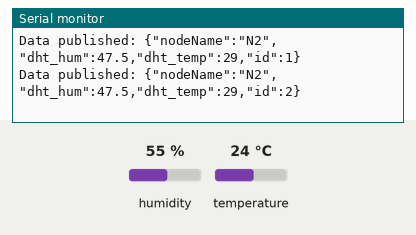
This sketch was run on a simulated ESP32. Shown: the last lines printed to the serial monitor. Inputs (shaded band) come from the test bench; at power-on: humidity 55 %, temperature 24 °C. WiFi joins after 1.5 s; servers stay silent unless stated; no MQTT or app messages arrive unless stated.

Above: at 2.7 s.
2.8 s: humidity set to 22 %
At 3.5 s:
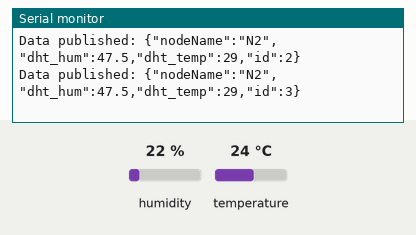
5.5 s: temperature set to 12 °C
At 6.0 s:
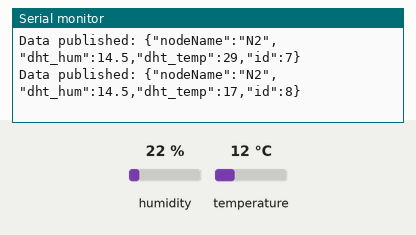
8.2 s: humidity set to 40 %
At 8.6 s:
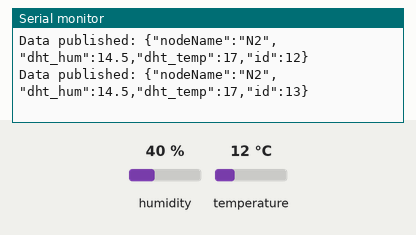
Timing chart, 0 to 11.2 s (numbered marks = the images above; inputs shaded):
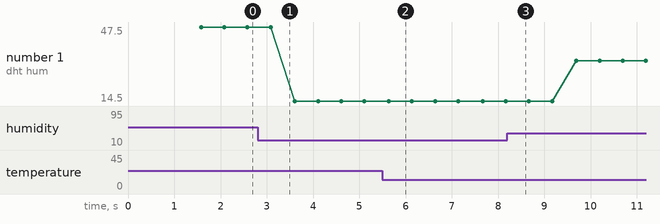

Measured:
- after the input at 5.5 s, the serial monitor: prints a new line after 0.14 s (image 2)
- plotted number 1: 47.5 → 14.5 after the input at 2.8 s, 14.5 → 32.5 after the input at 8.2 s

The sketch:

Lab6_Data_aggregation_system_evaluation.ino
```cpp
#include <WiFi.h>
#include <PubSubClient.h>
#include <DHT.h>
#include <ArduinoJson.h>
/*
  // cd "C:\Program Files\Mosquitto"
  // mosquitto_sub -h 10.93.169.213 -t sensor/nodes
*/
#define PORT 1883
#define SSID  "Jeremy Consolidated"
#define PASSWORD  "HUAJOVP30"
#define MQTT_SERVER "10.93.169.73"

#define DHTPIN 4
#define DHTTYPE DHT11

WiFiClient sensorNode;
DHT dht(DHTPIN, DHTTYPE);
PubSubClient client(sensorNode);

StaticJsonDocument<200> data; //create json object of size 200 bytes

int counter = 0;
const char* topic = "sensor/nodes";
const char* name = "N2";

void connect_wifi(){
  Serial.println("Connecting WiFi...");
  WiFi.begin(SSID, PASSWORD);

  while(WiFi.status() != WL_CONNECTED){
    Serial.print(".");
    delay(100);
  }
  Serial.println("Connected to WiFi.");
}

 // For the sensor nodes
void reconnect_mqtt(){
  client.setServer(MQTT_SERVER, PORT);
  // client.setCallback(callback);
  Serial.println("Connecting MQTT...");

  while(!client.connected()){ //keep trying until connected to mqtt

    if(client.connect("room1")){ //!!!!!!!!!!!!!!!!!!!!!!!!!!!!!!! CHANGE FOR EACH NODE
      Serial.println("MQTT connected.");
    }
    else { //Print status code for reason for failed connection
      Serial.print("failed, rc=");
      Serial.print(client.state());
      Serial.println(" try again");
      delay(500);
    }
  }
}

void DHT11_values(){ //Declare and initialize key:value pairs of sensor data into the json object
  data["nodeName"] = name;
  data["dht_hum"] = dht.readHumidity() - 7.5;
  data["dht_temp"] = dht.readTemperature() + 5.0;
  data["id"] = counter;
  counter++;
}

void data_to_send(char* output, size_t size){
  dht.begin();
  DHT11_values();
  serializeJson(data, output, size); // Flattens the json data object into text able to send over mqtt
}

void publish_sensor_values(){
  // Format data into string and publish it
  char buffer[200];
  data_to_send(buffer, sizeof(buffer));
  client.publish(topic, buffer, false);

  Serial.print("Data published: ");
  Serial.println(buffer);
  delay(500);
}

void setup() {
  Serial.begin(115200);
  WiFi.begin();
  connect_wifi();
  client.setServer(MQTT_SERVER, PORT);
}

void loop() {
  if(!client.connected()) reconnect_mqtt();
  client.loop();
  publish_sensor_values(); // For sensor node
}
```
